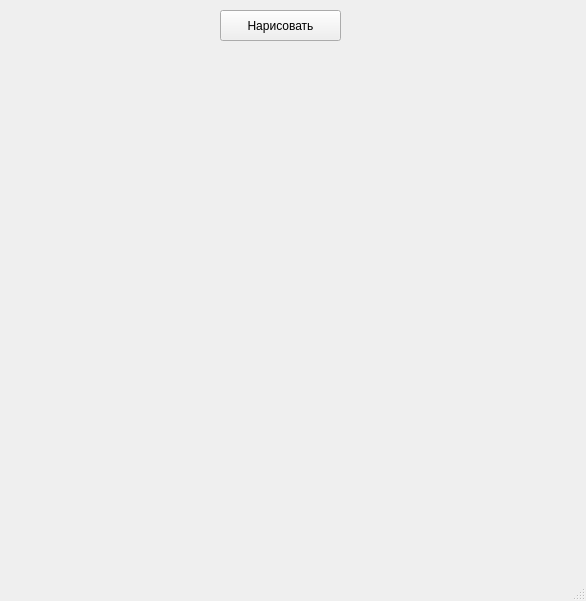
<?xml version="1.0" encoding="UTF-8"?>
<ui version="4.0">
 <class>MainWindow</class>
 <widget class="QMainWindow" name="MainWindow">
  <property name="geometry">
   <rect>
    <x>0</x>
    <y>0</y>
    <width>586</width>
    <height>601</height>
   </rect>
  </property>
  <property name="windowTitle">
   <string>MainWindow</string>
  </property>
  <widget class="QWidget" name="centralwidget">
   <widget class="QPushButton" name="pushButton">
    <property name="geometry">
     <rect>
      <x>220</x>
      <y>10</y>
      <width>121</width>
      <height>31</height>
     </rect>
    </property>
    <property name="text">
     <string>Нарисовать</string>
    </property>
   </widget>
   <widget class="QLabel" name="label">
    <property name="geometry">
     <rect>
      <x>10</x>
      <y>110</y>
      <width>561</width>
      <height>401</height>
     </rect>
    </property>
    <property name="text">
     <string/>
    </property>
   </widget>
  </widget>
  <widget class="QMenuBar" name="menubar">
   <property name="geometry">
    <rect>
     <x>0</x>
     <y>0</y>
     <width>586</width>
     <height>21</height>
    </rect>
   </property>
  </widget>
  <widget class="QStatusBar" name="statusbar"/>
 </widget>
 <resources/>
 <connections/>
</ui>
